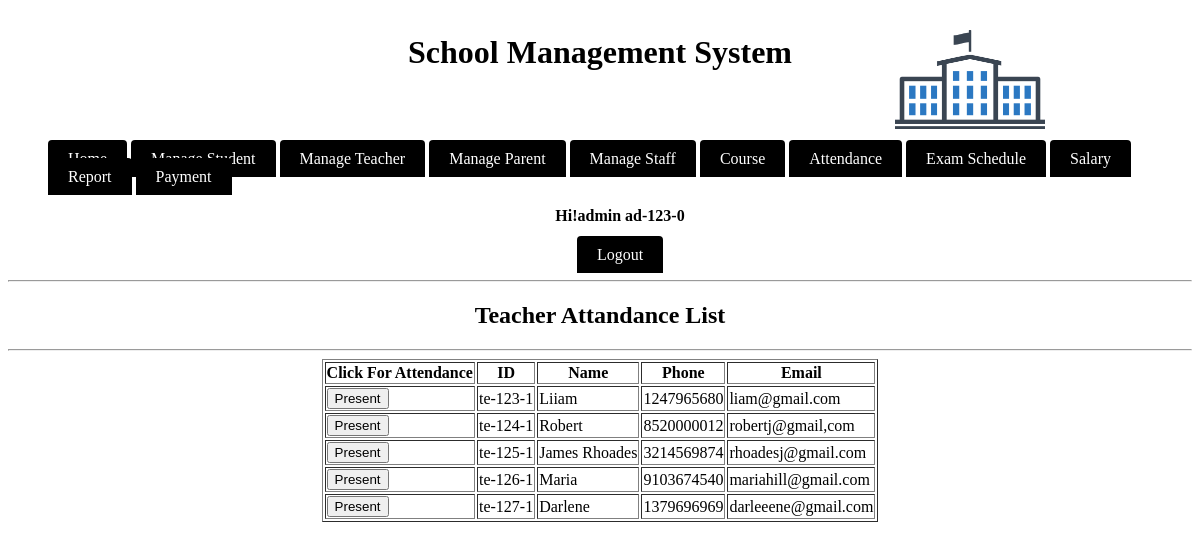
/module/admin/teacherAttendance.php (signed in), run on the app's committed database.
### tables this page shows
CREATE TABLE IF NOT EXISTS `teachers` (
  `id` varchar(20) NOT NULL,
  `name` varchar(20) NOT NULL,
  `password` varchar(20) NOT NULL,
  `phone` varchar(13) NOT NULL,
  `email` varchar(20) NOT NULL,
  `address` varchar(30) NOT NULL,
  `sex` varchar(7) NOT NULL,
  `dob` date NOT NULL,
  `hiredate` date NOT NULL,
  `salary` double NOT NULL
);

### module/admin/main.php (called while the page is built, shortened)
<?php
include_once('../../service/mysqlcon.php');
$check=$_SESSION['login_id'];
$query = "SELECT name FROM admin WHERE id='$check'";
$session=mysqli_query($link, $query);
$row=mysqli_fetch_array($session);
$login_session = $loged_user_name = $row['name'];
?>

### module/admin/teacherAttendance.php (the view, shortened to what this page needs)
<?php
include_once('main.php');
include_once('../../service/mysqlcon.php');
$sql = "SELECT * FROM teachers where id not in (select attendedid from attendance where date=CURDATE())";
$res= mysqli_query($link, $sql);
$string = "";
while($row = mysqli_fetch_array($res)){
    $string .= "<form action='attendTeacher.php' method='post'>".
    "<tr><td><input type='submit' name='submit' value='Present'></td>".
    '<input type="hidden" value="'.$row['id'].'" name="id" />'.
    '<td>'.$row['id'].'</td><td>'.$row['name'].
    '</td><td>'.$row['phone'].'</td><td>'.$row['email'].'</td></tr></form>';
}
?>
<html>
    <head>
		    <link rel="stylesheet" type="text/css" href="../../source/CSS/style.css">
		</head>
    <body>
			  <div class="header"><h1>School Management System</h1></div>
			  <div class="divtopcorner">
				    <img src="../../source/logo.jpg" height="150" width="150" alt="School Management System"/>
				</div>
			<br/><br/>
				<ul>
				    <li class="manulist">
						    <a class ="menulista" href="index.php">Home</a>
								<a class ="menulista" href="manageStudent.php">Manage Student</a>
								<a class ="menulista" href="manageTeacher.php">Manage Teacher</a>
								<a class ="menulista" href="manageParent.php">Manage Parent</a>
								<a class ="menulista" href="manageStaff.php">Manage Staff</a>
								<a class ="menulista" href="course.php">Course</a>
								<a class ="menulista" href="index.php">Attendance</a>
								<a class ="menulista" href="index.php">Exam Schedule</a>
								<a class ="menulista" href="index.php">Salary</a>
								<a class ="menulista" href="index.php">Report</a>
								<a class ="menulista" href="index.php">Payment</a>
							<div align="center">
								<h4>Hi!admin <?php echo $check." ";?></h4>
								<a class ="menulista" href="logout.php" onmouseover="changemouseover(this);" onmouseout="changemouseout(this,'<?php echo ucfirst($loged_user_name);?>');"><?php echo "Logout";?></a>
						</div>
						</li>
				</ul>
			  <hr/>
        <center>
            <h2>Teacher Attandance List</h2><hr/>
              <table border="1">
                <tr>
                    <th>Click For Attendance</th>
                    <th>ID</th>
                    <th>Name</th>
                    <th>Phone</th>
                    <th>Email</th>
                </tr>
                <?php echo $string;?>
              </table>
        </center>
		</body>
</html>

### source/CSS/style.css (style rules this page uses)
.divtopcorner { position:absolute; top:0px; right: 150px; color:black; text-align:center; padding:5px; }
.header { color:black; text-align:center; padding:5px; }
.manulist { display:inline; left:100px; }
.menulista { background-color: black; color: white; padding: 10px 20px; text-decoration: none; border-radius: 4px 4px 0 0; }

### data on the page
teachers: id "te-123-1", name "Liiam", phone "1247965680", email "liam@gmail.com"
teachers: id "te-124-1", name "Robert", phone "8520000012", email "robertj@gmail,com"
teachers: id "te-125-1", name "James Rhoades", phone "3214569874", email "rhoadesj@gmail.com"
teachers: id "te-126-1", name "Maria", phone "9103674540", email "mariahill@gmail.com"
teachers: id "te-127-1", name "Darlene", phone "1379696969", email "darleeene@gmail.com"

### other printed values
$check "ad-123-0"
